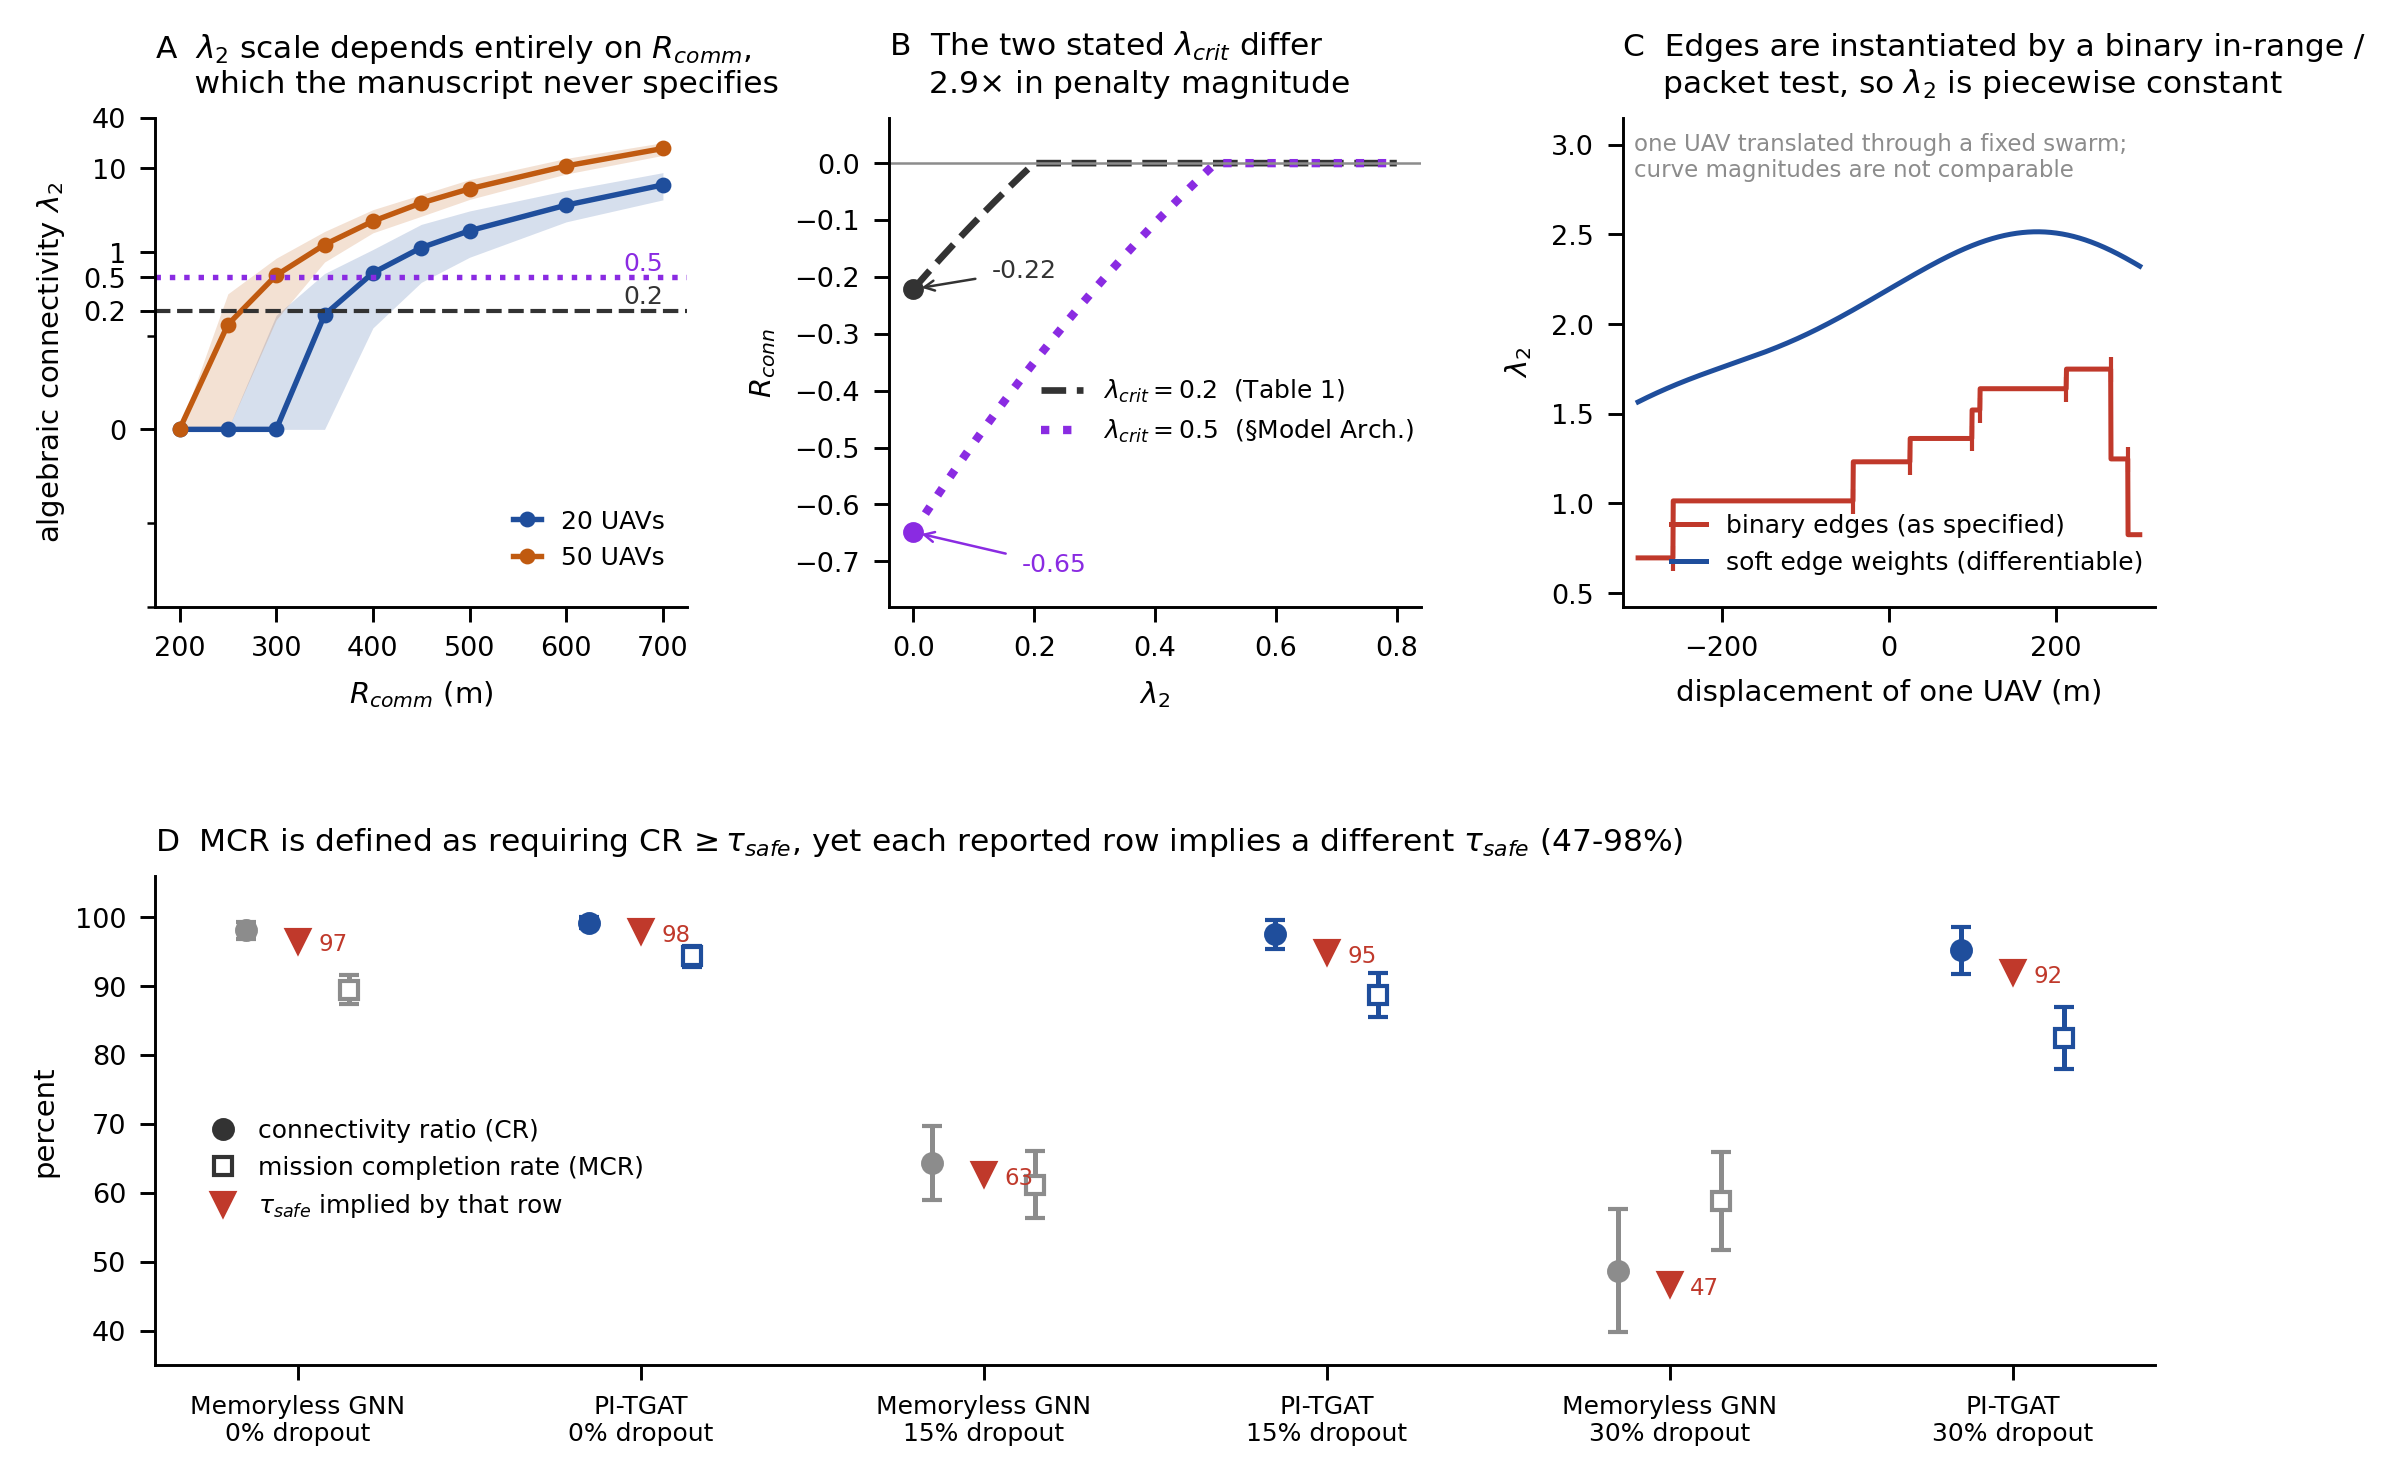

Reproduce this figure in Python.
#!/usr/bin/env python3
"""
fiedler_sim.py -- reproduce the diagnostic simulations used in the review of
"Optimization of Swarm Cohesion: Resilient Graph-Based MARL for UAV Swarms
using Kinematic Priors and Spectral Connectivity Rewards".

Self-contained: needs only numpy, scipy, matplotlib.

Two simulations (A, C) and two closed-form checks (B, D):

  A  Distribution of the Fiedler value lambda_2 over random uniform swarm
     deployments, as a function of communication radius R_comm, for the
     manuscript's stated volume (1000 x 1000 x 200 m) and swarm sizes
     N in {30, 100}.  Shows lambda_2 is near-binary and that lambda_crit
     is uninterpretable without a stated R_comm.

  B  The manuscript's connectivity penalty
        R_conn = -max(0, exp(lambda_crit - lambda_2) - 1)
     evaluated at the two lambda_crit values the manuscript states
     (0.2 in Simulation Setup / Table 1, 0.5 in Model Architecture).

  C  lambda_2 along a straight-line translation of ONE UAV through an
     otherwise fixed swarm, under (i) the binary in-range adjacency the
     manuscript specifies and (ii) a smooth sigmoid edge weight.
     Shows lambda_2 is piecewise constant under (i).

  D  For each row of the manuscript's Table 2, the value of tau_safe that
     would be needed to produce the reported MCR from the reported CR
     mean/SD under a Gaussian approximation.

Usage
-----
    python fiedler_sim.py                       # all panels -> fiedler_sim.png
    python fiedler_sim.py --reps 1000           # tighter bands in panel A
    python fiedler_sim.py --print-only          # numbers to stdout, no figure
    python fiedler_sim.py --out myfig.png --dpi 150

Defaults reproduce the figure in the review exactly (seeds 7 and 11).
"""

import argparse
import numpy as np
from scipy.stats import norm

# --------------------------------------------------------------------------
# Manuscript parameters.  Edit these to test your own configuration.
# --------------------------------------------------------------------------
BOX_A = (1000.0, 1000.0, 200.0)   # stated deployment volume, metres
N_LIST = [20, 50]                # stated swarm sizes, N in {30, 100}
R_SWEEP = np.array([200, 250, 300, 350, 400, 450, 500, 600, 700])  # R_comm, m

LAMBDA_CRIT_TABLE1 = 0.2          # Simulation Setup + Table 1
LAMBDA_CRIT_ARCH   = 0.5          # Model Architecture section

# Panel C: a smaller swarm so individual edge flips are legible.
BOX_C   = (800.0, 800.0, 200.0)
N_C     = 10
RCOMM_C = 450.0
SIGMA_C = 60.0                    # sigmoid width for the smooth-edge variant, m
KAPPA_C = 1.0 / SIGMA_C           # channel decay steepness kappa in P_drop (m^-1)
SWEEP_C = 300.0                   # +/- displacement of the moving UAV, m

# Manuscript Table 2: (node dropout %, arm, CR mean, CR sd, MCR mean, MCR sd)
TABLE2 = [
    (0,  'Memoryless GNN', 98.1, 1.2, 89.5, 2.1),
    (0,  'PI-TGAT',        99.2, 0.8, 94.3, 1.5),
    (15, 'Memoryless GNN', 64.3, 5.4, 61.2, 4.8),
    (15, 'PI-TGAT',        97.5, 2.1, 88.7, 3.2),
    (30, 'Memoryless GNN', 48.7, 8.9, 58.8, 7.1),
    (30, 'PI-TGAT',        95.2, 3.4, 82.4, 4.5),
]


# --------------------------------------------------------------------------
# Core graph-spectral helpers
# --------------------------------------------------------------------------
def fiedler_binary(P, r_comm):
    """lambda_2 of the unweighted graph Laplacian; edge iff pairwise dist < r_comm.

    This is the adjacency the manuscript specifies: "a directed edge e_ij is
    instantiated if agent j remains within sensing or RF range of agent i".
    """
    D = np.linalg.norm(P[:, None, :] - P[None, :, :], axis=-1)
    A = (D < r_comm).astype(float)
    np.fill_diagonal(A, 0.0)
    L = np.diag(A.sum(1)) - A
    return float(np.linalg.eigvalsh(L)[1])


def fiedler_soft(P, r_comm, sigma):
    """lambda_2 of a Laplacian with smooth (sigmoid) edge weights.

    w_ij = 1 / (1 + exp((d_ij - r_comm) / sigma)).  This is the same functional
    form as the manuscript's packet-drop model P_drop(d_ij), where link reliability
    w_ij = 1 - P_drop(d_ij) with channel decay steepness kappa = 1 / sigma.
    Unlike fiedler_binary this is differentiable in the agent positions.
    """
    D = np.linalg.norm(P[:, None, :] - P[None, :, :], axis=-1)
    A = 1.0 / (1.0 + np.exp((D - r_comm) / sigma))
    np.fill_diagonal(A, 0.0)
    L = np.diag(A.sum(1)) - A
    return float(np.linalg.eigvalsh(L)[1])


def R_conn(lam2, lam_crit):
    """The manuscript's connectivity penalty, vectorised over lam2."""
    lam2 = np.asarray(lam2, dtype=float)
    return -np.maximum(0.0, np.exp(lam_crit - lam2) - 1.0)


# --------------------------------------------------------------------------
# Panel A -- lambda_2 distribution vs R_comm over random deployments
# --------------------------------------------------------------------------
def sim_lambda2_sweep(reps=300, seed=7, box=BOX_A, n_list=N_LIST, r_sweep=R_SWEEP):
    """For each (N, R_comm), draw `reps` uniform deployments and record lambda_2.

    Returns {N: {R_comm: array of lambda_2}}.  Draws are sequential from one
    Generator, so the default seed reproduces the review figure exactly.
    """
    rng = np.random.default_rng(seed)
    box = np.asarray(box, dtype=float)
    out = {}
    for N in n_list:
        out[N] = {}
        for R in r_sweep:
            vals = np.empty(reps)
            for k in range(reps):
                P = rng.uniform(0.0, 1.0, (N, 3)) * box
                vals[k] = fiedler_binary(P, float(R))
            out[N][int(R)] = np.clip(vals, 0.0, None)
    return out


def summarize_sweep(data, lam_crit=LAMBDA_CRIT_TABLE1):
    """Per-(N, R_comm) median, 10-90% band, P(disconnected), P(in penalty band)."""
    rows = []
    for N, byR in data.items():
        for R, v in byR.items():
            rows.append(dict(
                N=N, R_comm=R,
                median=float(np.median(v)),
                p10=float(np.percentile(v, 10)),
                p90=float(np.percentile(v, 90)),
                p_disconnected=float(np.mean(v <= 1e-9)),
                p_in_penalty_band=float(np.mean((v > 1e-9) & (v <= lam_crit))),
            ))
    return rows


# --------------------------------------------------------------------------
# Panel C -- lambda_2 along a single-UAV translation
# --------------------------------------------------------------------------
def sim_translation(seed=11, n=N_C, r_comm=RCOMM_C, box=BOX_C, sigma=SIGMA_C,
                    sweep=SWEEP_C, n_steps=1500, min_lam2=0.05, max_tries=30):
    """Translate UAV 0 along +x through an otherwise fixed swarm.

    Rejection-samples an initial configuration with lambda_2 > `min_lam2` so the
    swarm starts connected.  Returns (xs, lam2_binary, lam2_soft, P0).
    """
    rng = np.random.default_rng(seed)
    box = np.asarray(box, dtype=float)
    P0 = None
    for _ in range(max_tries):
        cand = rng.uniform(0.0, 1.0, (n, 3)) * box
        if fiedler_binary(cand, r_comm) > min_lam2:
            P0 = cand
            break
    if P0 is None:
        raise RuntimeError(
            f"no connected start config with lambda_2 > {min_lam2} in "
            f"{max_tries} tries; raise r_comm or shrink box")

    xs = np.linspace(-sweep, sweep, n_steps)
    hard = np.empty(n_steps)
    soft = np.empty(n_steps)
    for i, dx in enumerate(xs):
        P = P0.copy()
        P[0, 0] += dx
        hard[i] = fiedler_binary(P, r_comm)
        soft[i] = fiedler_soft(P, r_comm, sigma)
    return xs, hard, soft, P0


def jump_stats(xs, hard, tol=1e-3):
    """Count and locate the discontinuities in a piecewise-constant lambda_2 trace."""
    d = np.abs(np.diff(hard))
    idx = np.where(d > tol)[0]
    return dict(
        n_jumps=int(idx.size),
        max_jump=float(d.max()) if d.size else 0.0,
        step_m=float(xs[1] - xs[0]),
        jump_positions_m=xs[idx].tolist(),
        lam2_min=float(hard.min()),
        lam2_max=float(hard.max()),
    )


# --------------------------------------------------------------------------
# Panel D -- tau_safe implied by each Table 2 row
# --------------------------------------------------------------------------
def implied_tau_safe(cr_mean, cr_sd, mcr_pct):
    """tau_safe such that P(CR >= tau_safe) = MCR, with CR ~ Normal(mean, sd).

    MCR requires BOTH waypoint success AND CR >= tau_safe, so P(CR >= tau) >= MCR;
    this returns the UPPER BOUND on tau_safe consistent with the reported row.
    """
    return float(cr_mean + norm.ppf(1.0 - mcr_pct / 100.0) * cr_sd)


def table2_consistency(table2=TABLE2):
    rows = []
    for dropout, arm, cr, cr_sd, mcr, mcr_sd in table2:
        rows.append(dict(
            dropout_pct=dropout, arm=arm, CR=cr, CR_sd=cr_sd, MCR=mcr, MCR_sd=mcr_sd,
            tau_safe_upper_bound=implied_tau_safe(cr, cr_sd, mcr),
            mcr_gain_abs_pts=None, mcr_gain_rel_pct=None,
        ))
    # paired relative/absolute MCR gains per dropout level
    for i in range(0, len(rows), 2):
        base, ours = rows[i], rows[i + 1]
        ours['mcr_gain_abs_pts'] = round(ours['MCR'] - base['MCR'], 2)
        ours['mcr_gain_rel_pct'] = round(100.0 * (ours['MCR'] - base['MCR']) / base['MCR'], 2)
    return rows


# --------------------------------------------------------------------------
# Reporting
# --------------------------------------------------------------------------
def print_report(sweep, trans_stats, lam_crit_a=LAMBDA_CRIT_TABLE1,
                 lam_crit_b=LAMBDA_CRIT_ARCH):
    print("=" * 78)
    print("A  lambda_2 over random uniform deployments in "
          f"{BOX_A[0]:.0f} x {BOX_A[1]:.0f} x {BOX_A[2]:.0f} m")
    print("=" * 78)
    print(f"{'N':>5}{'R_comm':>8}{'median':>10}{'p10':>9}{'p90':>9}"
          f"{'P(disc)':>9}{'P(0<L2<=' + str(lam_crit_a) + ')':>16}")
    for r in summarize_sweep(sweep, lam_crit_a):
        print(f"{r['N']:>5}{r['R_comm']:>8}{r['median']:>10.3f}{r['p10']:>9.3f}"
              f"{r['p90']:>9.3f}{r['p_disconnected']:>9.2f}"
              f"{r['p_in_penalty_band']:>16.3f}")
    print("\n  P(disc)          = fraction of deployments with lambda_2 = 0")
    print(f"  P(0<L2<={lam_crit_a})    = fraction inside the ACTIVE penalty band, i.e. the")
    print("                     only region where R_conn produces a gradient.\n")

    print("=" * 78)
    print("B  Connectivity penalty at the two stated lambda_crit values")
    print("=" * 78)
    for lc in (lam_crit_a, lam_crit_b):
        floor = float(R_conn(0.0, lc))
        print(f"  lambda_crit = {lc}:  R_conn floor (lambda_2 -> 0) = {floor:+.4f}"
              f"   dR/dlambda_2 at 0 = {np.exp(lc):.4f}")
    ratio = abs(float(R_conn(0.0, lam_crit_b)) / float(R_conn(0.0, lam_crit_a)))
    print(f"\n  ratio of penalty magnitudes = {ratio:.2f}x")
    print("  -> the two values stated in the manuscript are not interchangeable.\n")

    print("=" * 78)
    print("C  lambda_2 along a translation of one UAV "
          f"(N={N_C}, R_comm={RCOMM_C:.0f} m)")
    print("=" * 78)
    print(f"  channel decay κ  : {KAPPA_C:.5f} m^-1  (1/σ with σ = {SIGMA_C:.1f} m)")
    print(f"  binary adjacency : {trans_stats['n_jumps']} discontinuities, "
          f"max single jump {trans_stats['max_jump']:.4f}")
    print(f"  spatial step     : {trans_stats['step_m']:.2f} m")
    print(f"  lambda_2 range   : {trans_stats['lam2_min']:.3f} to {trans_stats['lam2_max']:.3f}")
    print(f"  smooth edges     : max step change {trans_stats['max_step_soft']:.5f}")
    print("  -> lambda_2 is piecewise constant under the specified adjacency;")
    print("     it is differentiable only with smooth edge weights.\n")

    print("=" * 78)
    print("D  tau_safe implied by each row of Table 2")
    print("=" * 78)
    print(f"{'dropout':>9}{'arm':>17}{'CR':>8}{'CR_sd':>7}{'MCR':>7}"
          f"{'tau_safe <=':>13}{'dMCR_abs':>10}{'dMCR_rel':>10}")
    taus = []
    for r in table2_consistency():
        taus.append(r['tau_safe_upper_bound'])
        ga = '' if r['mcr_gain_abs_pts'] is None else f"{r['mcr_gain_abs_pts']:>10.1f}"
        gr = '' if r['mcr_gain_rel_pct'] is None else f"{r['mcr_gain_rel_pct']:>9.1f}%"
        print(f"{r['dropout_pct']:>8}%{r['arm']:>17}{r['CR']:>8.1f}{r['CR_sd']:>7.1f}"
              f"{r['MCR']:>7.1f}{r['tau_safe_upper_bound']:>13.1f}{ga:>10}{gr:>10}")
    print(f"\n  tau_safe must be ONE constant, yet the rows imply "
          f"{min(taus):.0f}-{max(taus):.0f}%  (spread {max(taus)-min(taus):.0f} pts).")
    print("  -> report tau_safe, and split MCR failures into navigation vs connectivity.\n")


# --------------------------------------------------------------------------
# Figure
# --------------------------------------------------------------------------
def make_figure(sweep, xs, hard, soft, jstats, out='fiedler_sim.png', dpi=300):
    import matplotlib
    matplotlib.use('Agg')
    import matplotlib.pyplot as plt

    plt.rcParams.update({
        'font.size': 7, 'axes.titlesize': 7.5, 'axes.labelsize': 7,
        'xtick.labelsize': 6.5, 'ytick.labelsize': 6.5,
        'axes.spines.top': False, 'axes.spines.right': False,
        'axes.linewidth': 0.7, 'xtick.major.width': 0.7, 'ytick.major.width': 0.7,
        'figure.facecolor': 'white', 'savefig.facecolor': 'white',
    })
    BLUE, ORANGE, RED, PURPLE, GREY = '#1f4e9c', '#c05a10', '#c0392b', '#8a2be2', '#8c8c8c'

    fig = plt.figure(figsize=(8.6, 5.4))
    gs = fig.add_gridspec(2, 3, height_ratios=[1, 1.0], hspace=0.55, wspace=0.38)
    axA, axB, axC = (fig.add_subplot(gs[0, i]) for i in range(3))
    axD = fig.add_subplot(gs[1, :])

    # A
    Rs = np.array(sorted(next(iter(sweep.values())).keys()))
    for (N, v), c in zip(sorted(sweep.items()), (BLUE, ORANGE)):
        med = np.array([np.median(v[int(R)]) for R in Rs])
        lo = np.array([np.percentile(v[int(R)], 10) for R in Rs])
        hi = np.array([np.percentile(v[int(R)], 90) for R in Rs])
        axA.fill_between(Rs, lo, hi, color=c, alpha=0.18, lw=0)
        axA.plot(Rs, med, '-o', color=c, ms=2.8, lw=1.3, label=f'{N} UAVs')
    axA.axhline(LAMBDA_CRIT_TABLE1, color='#333', ls='--', lw=1.0)
    axA.axhline(LAMBDA_CRIT_ARCH, color=PURPLE, ls=':', lw=1.3)
    axA.set_yscale('symlog', linthresh=0.1)
    axA.set_yticks([0, 0.2, 0.5, 1, 10, 40])
    axA.set_yticklabels(['0', '0.2', '0.5', '1', '10', '40'])
    axA.set_xlabel(r'$R_{comm}$ (m)')
    axA.set_ylabel(r'algebraic connectivity $\lambda_2$')
    axA.text(Rs[-1], LAMBDA_CRIT_TABLE1 * 1.05, '0.2', fontsize=6, color='#333',
             va='bottom', ha='right')
    axA.text(Rs[-1], LAMBDA_CRIT_ARCH * 1.05, '0.5', fontsize=6, color=PURPLE,
             va='bottom', ha='right')
    axA.legend(frameon=False, fontsize=6, loc='lower right',
               bbox_to_anchor=(1.0, 0.03), handlelength=1.1)
    axA.set_title('A  $\\lambda_2$ scale depends entirely on $R_{comm}$,\n'
                  '    which the manuscript never specifies', loc='left')
    axA.margins(x=0.05)

    # B
    g = np.linspace(0, 0.8, 500)
    axB.plot(g, R_conn(g, LAMBDA_CRIT_TABLE1), '--', color='#333', lw=1.6,
             label=rf'$\lambda_{{crit}}={LAMBDA_CRIT_TABLE1}$  (Table 1)')
    axB.plot(g, R_conn(g, LAMBDA_CRIT_ARCH), ':', color=PURPLE, lw=2.0,
             label=rf'$\lambda_{{crit}}={LAMBDA_CRIT_ARCH}$  (§Model Arch.)')
    f1, f2 = float(R_conn(0.0, LAMBDA_CRIT_TABLE1)), float(R_conn(0.0, LAMBDA_CRIT_ARCH))
    axB.axhline(0, color=GREY, lw=0.6)
    axB.plot([0], [f1], 'o', ms=4, color='#333')
    axB.plot([0], [f2], 'o', ms=4, color=PURPLE)
    axB.annotate(f'{f1:.2f}', xy=(0.0, f1), xytext=(0.13, f1 + 0.02), fontsize=6,
                 color='#333', arrowprops=dict(arrowstyle='->', lw=0.6, color='#333'))
    axB.annotate(f'{f2:.2f}', xy=(0.0, f2), xytext=(0.18, f2 - 0.07), fontsize=6,
                 color=PURPLE, arrowprops=dict(arrowstyle='->', lw=0.6, color=PURPLE))
    axB.set_ylim(-0.78, 0.08)
    axB.set_xlabel(r'$\lambda_2$'); axB.set_ylabel(r'$R_{conn}$')
    axB.legend(frameon=False, fontsize=6, loc='center right',
               bbox_to_anchor=(1.03, 0.40), handlelength=1.7)
    axB.set_title(f'B  The two stated $\\lambda_{{crit}}$ differ\n'
                  f'    {abs(f2/f1):.1f}$\\times$ in penalty magnitude', loc='left')

    # C
    d = np.abs(np.diff(hard)); big = np.where(d > 1e-3)[0]
    axC.plot(xs, hard, '-', color=RED, lw=1.2, label='binary edges (as specified)')
    axC.plot(xs, soft, '-', color=BLUE, lw=1.2, label='soft edge weights (differentiable)')
    axC.plot(xs[big], hard[big], '|', color=RED, ms=6, mew=1.0)
    axC.set_xlabel('displacement of one UAV (m)'); axC.set_ylabel(r'$\lambda_2$')
    lo, hi = min(hard.min(), soft.min()), max(hard.max(), soft.max())
    axC.set_ylim(lo - 0.15 * (hi - lo), hi + 0.35 * (hi - lo))
    axC.margins(x=0.03)
    axC.legend(frameon=False, fontsize=6, loc='lower right',
               bbox_to_anchor=(1.02, 0.02), handlelength=1.4)
    axC.text(0.02, 0.97, 'one UAV translated through a fixed swarm;\n'
             'curve magnitudes are not comparable',
             transform=axC.transAxes, fontsize=5.5, color=GREY, va='top')
    axC.set_title('C  Edges are instantiated by a binary in-range /\n'
                  '    packet test, so $\\lambda_2$ is piecewise constant', loc='left')

    # D
    rows = table2_consistency()
    for i, r in enumerate(rows):
        c = GREY if r['arm'] == 'Memoryless GNN' else BLUE
        axD.errorbar(i - 0.15, r['CR'], yerr=r['CR_sd'], fmt='o', ms=4.5,
                     color=c, capsize=2.5, lw=1.2)
        axD.errorbar(i + 0.15, r['MCR'], yerr=r['MCR_sd'], fmt='s', ms=4.5,
                     mfc='white', mec=c, ecolor=c, capsize=2.5, lw=1.2)
        t = r['tau_safe_upper_bound']
        axD.plot(i, t, marker='v', ms=5.5, color=RED, ls='none')
        axD.annotate(f'{t:.0f}', xy=(i, t), xytext=(i + 0.06, t - 1.5),
                     fontsize=5.5, color=RED, ha='left')
    axD.set_xticks(range(len(rows)))
    axD.set_xticklabels([f"{r['arm']}\n{r['dropout_pct']}% dropout" for r in rows],
                        fontsize=6)
    axD.set_ylabel('percent'); axD.set_ylim(35, 106); axD.margins(x=0.05)
    axD.plot([], [], 'o', color='#333', ms=4.5, label='connectivity ratio (CR)')
    axD.plot([], [], 's', color='#333', ms=4.5, mfc='white',
             label='mission completion rate (MCR)')
    axD.plot([], [], 'v', color=RED, ms=5.5, ls='none',
             label=r'$\tau_{safe}$ implied by that row')
    axD.legend(frameon=False, fontsize=6, loc='center left',
               bbox_to_anchor=(0.015, 0.40), handlelength=1.2)
    taus = [r['tau_safe_upper_bound'] for r in rows]
    axD.set_title(r'D  MCR is defined as requiring CR$\,\geq\tau_{safe}$, yet each '
                  rf'reported row implies a different $\tau_{{safe}}$ '
                  rf'({min(taus):.0f}-{max(taus):.0f}%)', loc='left')

    fig.savefig(out, dpi=dpi, bbox_inches='tight')
    return out


# --------------------------------------------------------------------------
def main():
    ap = argparse.ArgumentParser(description=__doc__,
                                 formatter_class=argparse.RawDescriptionHelpFormatter)
    ap.add_argument('--reps', type=int, default=300,
                    help='deployments per (N, R_comm) in panel A (default 300)')
    ap.add_argument('--seed-sweep', type=int, default=7, help='seed for panel A')
    ap.add_argument('--seed-trans', type=int, default=11, help='seed for panel C')
    ap.add_argument('--out', default='fiedler_sim.png', help='output figure path')
    ap.add_argument('--dpi', type=int, default=300)
    ap.add_argument('--print-only', action='store_true',
                    help='print the numbers, skip the figure')
    args = ap.parse_args()

    sweep = sim_lambda2_sweep(reps=args.reps, seed=args.seed_sweep)
    xs, hard, soft, _ = sim_translation(seed=args.seed_trans)
    jstats = jump_stats(xs, hard)
    jstats['max_step_soft'] = float(np.abs(np.diff(soft)).max())

    print_report(sweep, jstats)

    if not args.print_only:
        path = make_figure(sweep, xs, hard, soft, jstats, out=args.out, dpi=args.dpi)
        print(f"figure written to {path}")


if __name__ == '__main__':
    main()
